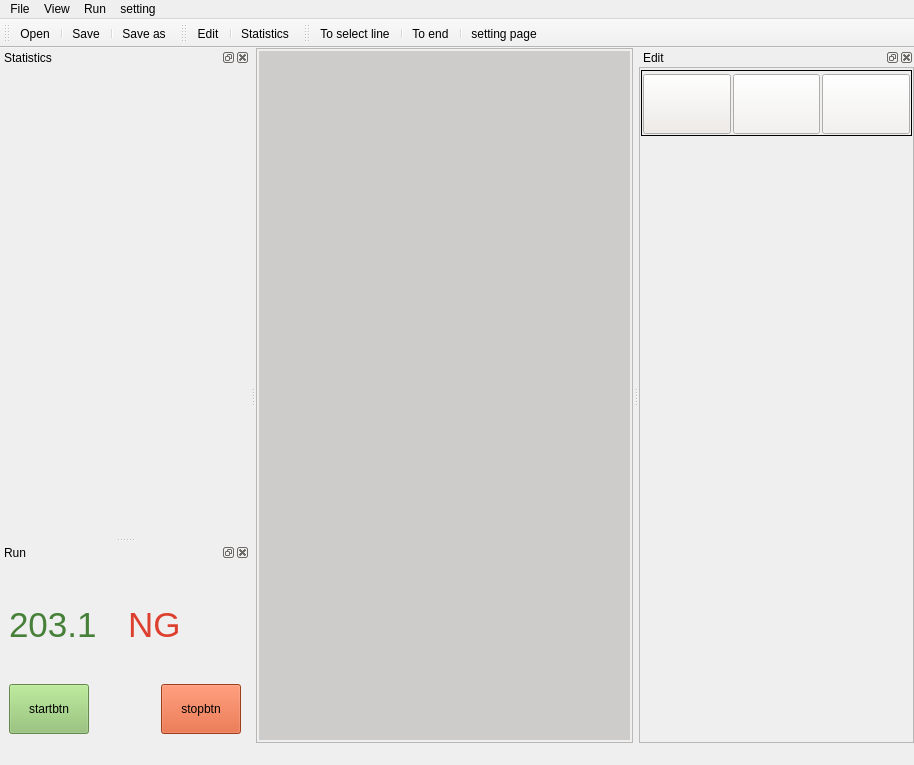
<?xml version="1.0" encoding="UTF-8"?>
<ui version="4.0">
 <class>FaterMainWin</class>
 <widget class="QMainWindow" name="FaterMainWin">
  <property name="geometry">
   <rect>
    <x>0</x>
    <y>0</y>
    <width>914</width>
    <height>765</height>
   </rect>
  </property>
  <property name="windowTitle">
   <string>FATER</string>
  </property>
  <widget class="QWidget" name="centralwidget">
   <layout class="QHBoxLayout" name="horizontalLayout_2">
    <property name="spacing">
     <number>0</number>
    </property>
    <property name="leftMargin">
     <number>0</number>
    </property>
    <property name="topMargin">
     <number>0</number>
    </property>
    <property name="rightMargin">
     <number>0</number>
    </property>
    <property name="bottomMargin">
     <number>0</number>
    </property>
    <item>
     <widget class="QFrame" name="frame">
      <property name="frameShape">
       <enum>QFrame::StyledPanel</enum>
      </property>
      <property name="frameShadow">
       <enum>QFrame::Raised</enum>
      </property>
      <layout class="QHBoxLayout" name="horizontalLayout">
       <property name="spacing">
        <number>0</number>
       </property>
       <property name="leftMargin">
        <number>0</number>
       </property>
       <property name="topMargin">
        <number>0</number>
       </property>
       <property name="rightMargin">
        <number>0</number>
       </property>
       <property name="bottomMargin">
        <number>0</number>
       </property>
       <item>
        <widget class="QMdiArea" name="mdiview">
         <property name="styleSheet">
          <string notr="true">QMdiArea
{
	border: 2px  solid  rgba(0,0,0,0%);
}
QMdiSubWindow::QWidget
{
	border: 3px  solid  rgba(0,0,0,0%);
}</string>
         </property>
         <property name="background">
          <brush brushstyle="SolidPattern">
           <color alpha="255">
            <red>205</red>
            <green>204</green>
            <blue>202</blue>
           </color>
          </brush>
         </property>
         <property name="tabShape">
          <enum>QTabWidget::Triangular</enum>
         </property>
        </widget>
       </item>
      </layout>
     </widget>
    </item>
   </layout>
  </widget>
  <widget class="QMenuBar" name="menubar">
   <property name="geometry">
    <rect>
     <x>0</x>
     <y>0</y>
     <width>914</width>
     <height>28</height>
    </rect>
   </property>
   <widget class="QMenu" name="menuFile">
    <property name="title">
     <string>File</string>
    </property>
    <property name="icon">
     <iconset theme="File">
      <normaloff>../../../../.designer/backup</normaloff>../../../../.designer/backup</iconset>
    </property>
    <addaction name="actionOpen"/>
    <addaction name="actionSave"/>
    <addaction name="actionSave_as"/>
   </widget>
   <widget class="QMenu" name="menuView">
    <property name="title">
     <string>View</string>
    </property>
    <addaction name="actionEdit"/>
    <addaction name="actionStatistics"/>
   </widget>
   <widget class="QMenu" name="menuRun">
    <property name="title">
     <string>Run</string>
    </property>
    <addaction name="actionTo_select_line"/>
    <addaction name="actionTo_end"/>
   </widget>
   <widget class="QMenu" name="menuSetting">
    <property name="title">
     <string>setting</string>
    </property>
    <addaction name="actionSetting"/>
   </widget>
   <addaction name="menuFile"/>
   <addaction name="menuView"/>
   <addaction name="menuRun"/>
   <addaction name="menuSetting"/>
  </widget>
  <widget class="QStatusBar" name="statusbar">
   <property name="styleSheet">
    <string notr="true">border-color: rgb(18, 10, 10);</string>
   </property>
  </widget>
  <widget class="QDockWidget" name="_editdock">
   <property name="sizePolicy">
    <sizepolicy hsizetype="Expanding" vsizetype="Expanding">
     <horstretch>0</horstretch>
     <verstretch>0</verstretch>
    </sizepolicy>
   </property>
   <property name="minimumSize">
    <size>
     <width>275</width>
     <height>123</height>
    </size>
   </property>
   <property name="allowedAreas">
    <set>Qt::LeftDockWidgetArea|Qt::RightDockWidgetArea</set>
   </property>
   <property name="windowTitle">
    <string>Edit</string>
   </property>
   <attribute name="dockWidgetArea">
    <number>2</number>
   </attribute>
   <widget class="QWidget" name="dockWidgetContents">
    <property name="sizePolicy">
     <sizepolicy hsizetype="Preferred" vsizetype="Expanding">
      <horstretch>0</horstretch>
      <verstretch>0</verstretch>
     </sizepolicy>
    </property>
    <layout class="QVBoxLayout" name="verticalLayout">
     <property name="spacing">
      <number>0</number>
     </property>
     <property name="leftMargin">
      <number>0</number>
     </property>
     <property name="topMargin">
      <number>0</number>
     </property>
     <property name="rightMargin">
      <number>0</number>
     </property>
     <property name="bottomMargin">
      <number>0</number>
     </property>
     <item>
      <widget class="QScrollArea" name="editscrollarea">
       <property name="sizePolicy">
        <sizepolicy hsizetype="Expanding" vsizetype="Preferred">
         <horstretch>0</horstretch>
         <verstretch>0</verstretch>
        </sizepolicy>
       </property>
       <property name="verticalScrollBarPolicy">
        <enum>Qt::ScrollBarAsNeeded</enum>
       </property>
       <property name="sizeAdjustPolicy">
        <enum>QAbstractScrollArea::AdjustToContents</enum>
       </property>
       <property name="widgetResizable">
        <bool>true</bool>
       </property>
       <widget class="QWidget" name="scrollAreaWidgetContents_2">
        <property name="geometry">
         <rect>
          <x>0</x>
          <y>0</y>
          <width>273</width>
          <height>648</height>
         </rect>
        </property>
        <layout class="QVBoxLayout" name="verticalLayout_3">
         <property name="spacing">
          <number>0</number>
         </property>
         <property name="leftMargin">
          <number>0</number>
         </property>
         <property name="topMargin">
          <number>0</number>
         </property>
         <property name="rightMargin">
          <number>0</number>
         </property>
         <property name="bottomMargin">
          <number>0</number>
         </property>
         <item>
          <layout class="QVBoxLayout" name="editlayout1">
           <property name="spacing">
            <number>3</number>
           </property>
           <property name="sizeConstraint">
            <enum>QLayout::SetDefaultConstraint</enum>
           </property>
          </layout>
         </item>
         <item>
          <widget class="QWidget" name="widget" native="true">
           <property name="sizePolicy">
            <sizepolicy hsizetype="Preferred" vsizetype="Expanding">
             <horstretch>0</horstretch>
             <verstretch>0</verstretch>
            </sizepolicy>
           </property>
           <layout class="QVBoxLayout" name="verticalLayout_4">
            <property name="spacing">
             <number>0</number>
            </property>
            <property name="leftMargin">
             <number>1</number>
            </property>
            <property name="topMargin">
             <number>2</number>
            </property>
            <property name="rightMargin">
             <number>1</number>
            </property>
            <property name="bottomMargin">
             <number>1</number>
            </property>
            <item>
             <widget class="QFrame" name="frame_2">
              <property name="sizePolicy">
               <sizepolicy hsizetype="Preferred" vsizetype="Preferred">
                <horstretch>0</horstretch>
                <verstretch>0</verstretch>
               </sizepolicy>
              </property>
              <property name="minimumSize">
               <size>
                <width>0</width>
                <height>66</height>
               </size>
              </property>
              <property name="styleSheet">
               <string notr="true">QFrame#frame_2
{
	border-left: 0px solid rgb(205, 204, 202);
	border-right: 0px solid rgb(205, 204, 202);
	border-top: 2px solidrgb(205, 204, 202);
	border-bottom: 1px solid rgb(205, 204, 202);
}</string>
              </property>
              <property name="frameShape">
               <enum>QFrame::Panel</enum>
              </property>
              <property name="frameShadow">
               <enum>QFrame::Plain</enum>
              </property>
              <property name="midLineWidth">
               <number>1</number>
              </property>
              <layout class="QHBoxLayout" name="horizontalLayout_5">
               <property name="spacing">
                <number>2</number>
               </property>
               <property name="leftMargin">
                <number>1</number>
               </property>
               <property name="topMargin">
                <number>2</number>
               </property>
               <property name="rightMargin">
                <number>1</number>
               </property>
               <property name="bottomMargin">
                <number>0</number>
               </property>
               <item>
                <widget class="QPushButton" name="addbtn">
                 <property name="sizePolicy">
                  <sizepolicy hsizetype="Minimum" vsizetype="Preferred">
                   <horstretch>0</horstretch>
                   <verstretch>0</verstretch>
                  </sizepolicy>
                 </property>
                 <property name="minimumSize">
                  <size>
                   <width>0</width>
                   <height>60</height>
                  </size>
                 </property>
                 <property name="maximumSize">
                  <size>
                   <width>1000</width>
                   <height>60</height>
                  </size>
                 </property>
                 <property name="styleSheet">
                  <string notr="true">background-color:rgb(239, 235, 231);
</string>
                 </property>
                 <property name="text">
                  <string/>
                 </property>
                 <property name="icon">
                  <iconset resource="../RES/uires.qrc">
                   <normaloff>:/ico/Add.ico</normaloff>:/ico/Add.ico</iconset>
                 </property>
                 <property name="iconSize">
                  <size>
                   <width>35</width>
                   <height>35</height>
                  </size>
                 </property>
                </widget>
               </item>
               <item>
                <widget class="QPushButton" name="runendbtn">
                 <property name="minimumSize">
                  <size>
                   <width>0</width>
                   <height>60</height>
                  </size>
                 </property>
                 <property name="maximumSize">
                  <size>
                   <width>16777215</width>
                   <height>60</height>
                  </size>
                 </property>
                 <property name="styleSheet">
                  <string notr="true">background-color: rgb(244, 242, 240);</string>
                 </property>
                 <property name="text">
                  <string/>
                 </property>
                 <property name="icon">
                  <iconset resource="../RES/uires.qrc">
                   <normaloff>:/ico/Run.ico</normaloff>:/ico/Run.ico</iconset>
                 </property>
                 <property name="iconSize">
                  <size>
                   <width>35</width>
                   <height>35</height>
                  </size>
                 </property>
                </widget>
               </item>
               <item>
                <widget class="QPushButton" name="runcirclebtn">
                 <property name="minimumSize">
                  <size>
                   <width>0</width>
                   <height>60</height>
                  </size>
                 </property>
                 <property name="maximumSize">
                  <size>
                   <width>16777215</width>
                   <height>60</height>
                  </size>
                 </property>
                 <property name="styleSheet">
                  <string notr="true">background-color: rgb(244, 242, 240);</string>
                 </property>
                 <property name="text">
                  <string/>
                 </property>
                 <property name="icon">
                  <iconset resource="../RES/uires.qrc">
                   <normaloff>:/ico/End.ico</normaloff>:/ico/End.ico</iconset>
                 </property>
                 <property name="iconSize">
                  <size>
                   <width>35</width>
                   <height>35</height>
                  </size>
                 </property>
                </widget>
               </item>
              </layout>
             </widget>
            </item>
            <item>
             <spacer name="verticalSpacer">
              <property name="orientation">
               <enum>Qt::Vertical</enum>
              </property>
              <property name="sizeHint" stdset="0">
               <size>
                <width>20</width>
                <height>574</height>
               </size>
              </property>
             </spacer>
            </item>
           </layout>
          </widget>
         </item>
        </layout>
       </widget>
      </widget>
     </item>
    </layout>
   </widget>
  </widget>
  <widget class="QDockWidget" name="stadock">
   <property name="minimumSize">
    <size>
     <width>250</width>
     <height>41</height>
    </size>
   </property>
   <property name="styleSheet">
    <string notr="true">border-color: rgb(19, 22, 6);</string>
   </property>
   <property name="allowedAreas">
    <set>Qt::LeftDockWidgetArea|Qt::RightDockWidgetArea</set>
   </property>
   <property name="windowTitle">
    <string>Statistics</string>
   </property>
   <attribute name="dockWidgetArea">
    <number>1</number>
   </attribute>
   <widget class="QWidget" name="dockWidgetContents_2"/>
  </widget>
  <widget class="QToolBar" name="FIleTool">
   <property name="windowTitle">
    <string>File tools</string>
   </property>
   <attribute name="toolBarArea">
    <enum>TopToolBarArea</enum>
   </attribute>
   <attribute name="toolBarBreak">
    <bool>false</bool>
   </attribute>
   <addaction name="actionOpen"/>
   <addaction name="separator"/>
   <addaction name="actionSave"/>
   <addaction name="separator"/>
   <addaction name="actionSave_as"/>
  </widget>
  <widget class="QToolBar" name="EditTool">
   <property name="windowTitle">
    <string>Edit tools</string>
   </property>
   <attribute name="toolBarArea">
    <enum>TopToolBarArea</enum>
   </attribute>
   <attribute name="toolBarBreak">
    <bool>false</bool>
   </attribute>
   <addaction name="actionEdit"/>
   <addaction name="separator"/>
   <addaction name="actionStatistics"/>
  </widget>
  <widget class="QToolBar" name="RunTool">
   <property name="windowTitle">
    <string>Run tools</string>
   </property>
   <attribute name="toolBarArea">
    <enum>TopToolBarArea</enum>
   </attribute>
   <attribute name="toolBarBreak">
    <bool>false</bool>
   </attribute>
   <addaction name="actionTo_select_line"/>
   <addaction name="separator"/>
   <addaction name="actionTo_end"/>
   <addaction name="separator"/>
   <addaction name="actionSetting"/>
  </widget>
  <widget class="QDockWidget" name="runDock">
   <property name="minimumSize">
    <size>
     <width>250</width>
     <height>163</height>
    </size>
   </property>
   <property name="maximumSize">
    <size>
     <width>524287</width>
     <height>200</height>
    </size>
   </property>
   <property name="windowTitle">
    <string>Run</string>
   </property>
   <attribute name="dockWidgetArea">
    <number>1</number>
   </attribute>
   <widget class="QWidget" name="dockWidgetContents_4">
    <layout class="QVBoxLayout" name="verticalLayout_2">
     <item>
      <layout class="QHBoxLayout" name="horizontalLayout_3">
       <item>
        <widget class="QLabel" name="label">
         <property name="minimumSize">
          <size>
           <width>0</width>
           <height>60</height>
          </size>
         </property>
         <property name="font">
          <font>
           <pointsize>26</pointsize>
          </font>
         </property>
         <property name="styleSheet">
          <string notr="true">color: rgb(70, 128, 57);</string>
         </property>
         <property name="text">
          <string>203.1</string>
         </property>
        </widget>
       </item>
       <item>
        <widget class="QLabel" name="label_2">
         <property name="minimumSize">
          <size>
           <width>0</width>
           <height>60</height>
          </size>
         </property>
         <property name="font">
          <font>
           <pointsize>26</pointsize>
          </font>
         </property>
         <property name="styleSheet">
          <string notr="true">color: rgb(222, 64, 47);</string>
         </property>
         <property name="text">
          <string>NG</string>
         </property>
        </widget>
       </item>
      </layout>
     </item>
     <item>
      <layout class="QHBoxLayout" name="horizontalLayout_4">
       <item>
        <widget class="QPushButton" name="pushButton">
         <property name="minimumSize">
          <size>
           <width>0</width>
           <height>50</height>
          </size>
         </property>
         <property name="styleSheet">
          <string notr="true">background-color: rgb(141, 192, 107);</string>
         </property>
         <property name="text">
          <string>startbtn</string>
         </property>
        </widget>
       </item>
       <item>
        <spacer name="horizontalSpacer">
         <property name="orientation">
          <enum>Qt::Horizontal</enum>
         </property>
         <property name="sizeHint" stdset="0">
          <size>
           <width>40</width>
           <height>20</height>
          </size>
         </property>
        </spacer>
       </item>
       <item>
        <widget class="QPushButton" name="pushButton_2">
         <property name="minimumSize">
          <size>
           <width>0</width>
           <height>50</height>
          </size>
         </property>
         <property name="styleSheet">
          <string notr="true">background-color: rgb(220, 85, 38);</string>
         </property>
         <property name="text">
          <string>stopbtn</string>
         </property>
        </widget>
       </item>
      </layout>
     </item>
    </layout>
   </widget>
  </widget>
  <action name="actionOpen">
   <property name="icon">
    <iconset resource="../RES/uires.qrc">
     <normaloff>:/ico/Open.ico</normaloff>:/ico/Open.ico</iconset>
   </property>
   <property name="text">
    <string>Open</string>
   </property>
  </action>
  <action name="actionSave">
   <property name="icon">
    <iconset resource="../RES/uires.qrc">
     <normaloff>:/ico/Save.ico</normaloff>:/ico/Save.ico</iconset>
   </property>
   <property name="text">
    <string>Save</string>
   </property>
  </action>
  <action name="actionSave_as">
   <property name="icon">
    <iconset resource="../RES/uires.qrc">
     <normaloff>:/ico/Saveas.ico</normaloff>:/ico/Saveas.ico</iconset>
   </property>
   <property name="text">
    <string>Save as...</string>
   </property>
  </action>
  <action name="actionEdit">
   <property name="icon">
    <iconset resource="../RES/uires.qrc">
     <normaloff>:/ico/Edit.ico</normaloff>:/ico/Edit.ico</iconset>
   </property>
   <property name="text">
    <string>Edit</string>
   </property>
  </action>
  <action name="actionStatistics">
   <property name="icon">
    <iconset resource="../RES/uires.qrc">
     <normaloff>:/ico/Statistics.ico</normaloff>:/ico/Statistics.ico</iconset>
   </property>
   <property name="text">
    <string>Statistics</string>
   </property>
  </action>
  <action name="actionTo_select_line">
   <property name="icon">
    <iconset resource="../RES/uires.qrc">
     <normaloff>:/ico/Run.ico</normaloff>:/ico/Run.ico</iconset>
   </property>
   <property name="text">
    <string>To select line</string>
   </property>
  </action>
  <action name="actionTo_end">
   <property name="icon">
    <iconset resource="../RES/uires.qrc">
     <normaloff>:/ico/End.ico</normaloff>:/ico/End.ico</iconset>
   </property>
   <property name="text">
    <string>To end</string>
   </property>
  </action>
  <action name="actionSetting">
   <property name="icon">
    <iconset resource="../RES/uires.qrc">
     <normaloff>:/ico/settings.ico</normaloff>:/ico/settings.ico</iconset>
   </property>
   <property name="text">
    <string>setting page</string>
   </property>
  </action>
 </widget>
 <resources>
  <include location="../RES/uires.qrc"/>
 </resources>
 <connections/>
</ui>
